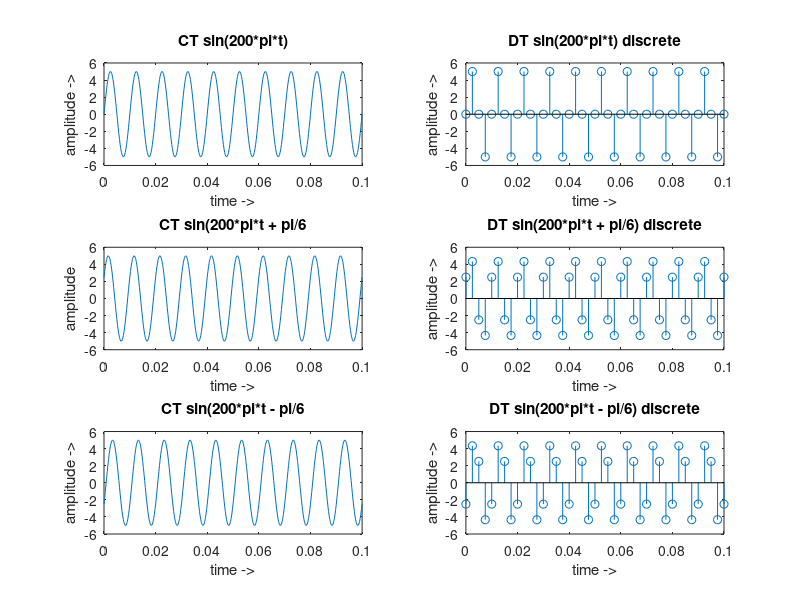

The MATLAB script that drew this image:
%NAMe:Pande Aditya
%Roll No: 22251
%Date:
%Title:plotting continous time graphs of Sine signals

clc;
clear all;
close all;

A =5;
F=100;%frequ
Fs=4000;%sampling frequ
dt=1/Fs;
duration = 0.1;

t = 0:dt:duration ; %time axis
x = A*sin(2*pi*F*t);
subplot(3,2,1);
plot(t,x);
xlabel('time ->');
ylabel('amplitude ->');
title('CT sin(200*pi*t)');


t1=0:dt:duration ;
x1=A*sin(2*pi*F*t + pi/6);
subplot(3,2,3);
plot(t1,x1);
xlabel('time ->');
ylabel('amplitude');
title('CT sin(200*pi*t + pi/6');

t2=0:dt:duration;
x2=A*sin(2*pi*F*t - pi/6);
subplot(3,2,5);
plot(t2,x2);
xlabel('time ->');
ylabel('amplitude ->');
title('CT sin(200*pi*t - pi/6');


Fsd=400;%sampling frequ
dtd=1/Fsd;
td =0:dtd:duration ;
xd = A*sin(2*pi*F*td);
subplot(3,2,2);
stem(td,xd);
xlabel('time ->');
ylabel('amplitude ->');
title('DT sin(200*pi*t) discrete');

xd1 = A*sin(2*pi*F*td + pi/6);
subplot(3,2,4);
stem(td,xd1);
xlabel('time ->');
ylabel('amplitude ->');
title('DT sin(200*pi*t + pi/6) discrete');

xd2 = A*sin(2*pi*F*td - pi/6);
subplot(3,2,6);
stem(td,xd2);
xlabel('time ->');
ylabel('amplitude ->');
title('DT sin(200*pi*t - pi/6) discrete');














